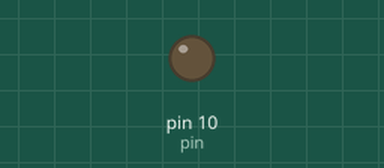
Recording of a sketch running on a simulated Arduino Uno, built with avr-gcc and run on an emulated ATmega328P. On the bench: output pins drawn as LEDs (lit = HIGH).

Above: at 0.05 s.
At 1.6 s:
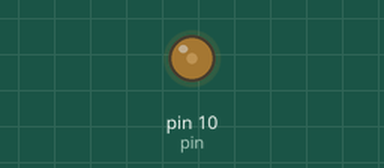
At 3.2 s:
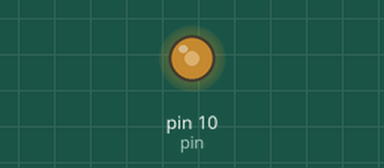
At 6.4 s:
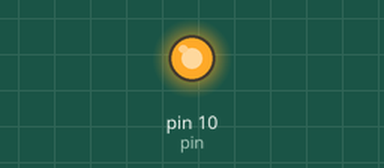
Timing chart, 0 to 8.3 s (numbered marks = the images above):
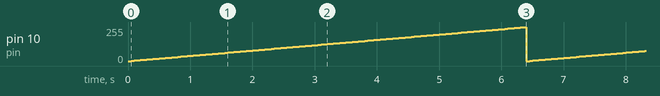

The sketch:

homework7_analog.ino
```cpp
/**
 * increase brightness of LED
 * https://www.youtube.com/watch?v=6CRhpUV92ww
 */

int pin = 10;
int loopNumber = 0;
int steps = 2;

void setup(){
  pinMode(pin, OUTPUT);
}

void loop(){
  analogWrite(pin, loopNumber);
  loopNumber += steps;
  loopNumber %= 256;
  delay(50);
}
```

Measured:
- by itself, pin 10 (pin): ramps from 0/255 to 254/255 and jumps back, once every 6.4 s
